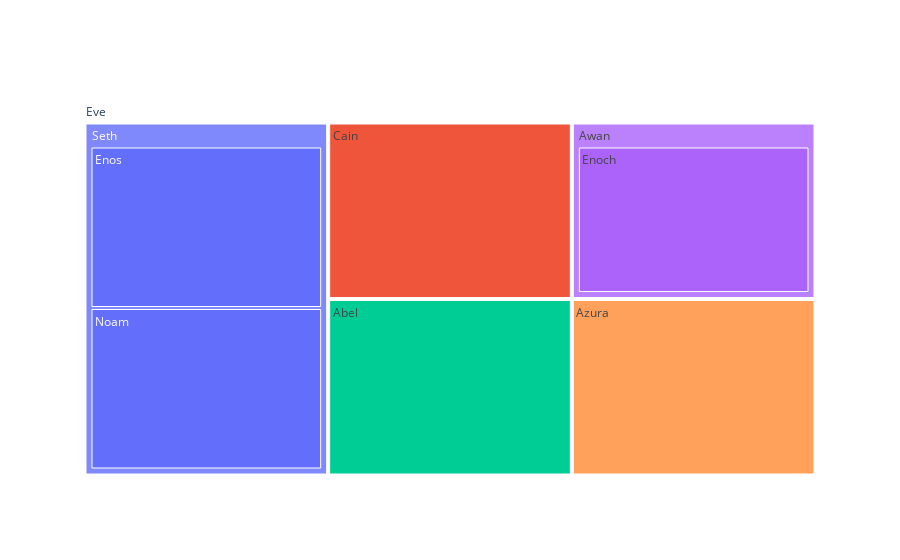

Write notebook code for a chart like this one.
### Markdown cell above
<h3 id="Basic-Treemap">Basic Treemap<a class="anchor-link" href="#Basic-Treemap">¶</a></h3><p><a href="https://en.wikipedia.org/wiki/Treemapping">Treemap charts</a> visualize hierarchical data using nested rectangles. Same as <a href="https://plot.ly/python/sunburst-charts/">Sunburst</a> the hierarchy is defined by <a href="https://plot.ly/python/reference/#treemap-labels">labels</a> and <a href="https://plot.ly/python/reference/#treemap-parents">parents</a> attributes. Click on one sector to zoom in/out, which also displays a pathbar in the upper-left corner of your treemap. To zoom out you can use the path bar as well.</p>

### Code cell
import plotly.graph_objects as go

fig = go.Figure(go.Treemap(
    labels = ["Eve","Cain", "Seth", "Enos", "Noam", "Abel", "Awan", "Enoch", "Azura"],
    parents = ["", "Eve", "Eve", "Seth", "Seth", "Eve", "Eve", "Awan", "Eve"]
))

fig.show()

### Figure 1 — Plotly figure (JSON) as saved in the notebook; plotly's stock layout.template omitted (floating-point values rounded to 4 significant figures)
{"data": [{"labels": ["Eve", "Cain", "Seth", "Enos", "Noam", "Abel", "Awan", "Enoch", "Azura"], "parents": ["", "Eve", "Eve", "Seth", "Seth", "Eve", "Eve", "Awan", "Eve"], "type": "treemap"}], "layout": {}}
